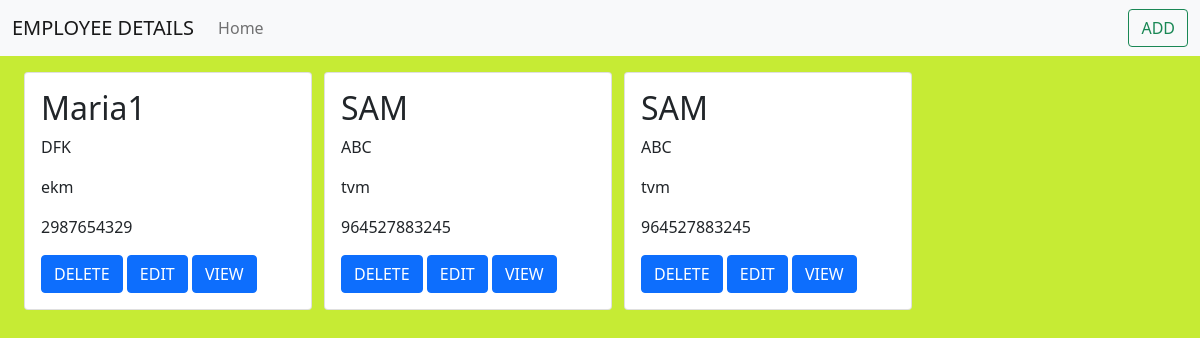
The page / on the database its author committed.
### app1/models.py (models this page shows, shortened)
class Student(models.Model):
    employee_name=models.CharField(max_length=20)
    category_name=models.ForeignKey(Category,on_delete=models.CASCADE)
    place=models.CharField(max_length=30)
    mobile_number=models.IntegerField()

class Category(models.Model):
    category_name=models.CharField(max_length=20)
    def __str__(self):
        return self.category_name

### app1/views.py (the view)
# urls.py: path('',views.view,name="view"),
def view(request):
    b=Student.objects.all()
    return render(request,'view.html',{'b':b})

### template/view.html
{% extends 'base.html' %}
{% load static %}
{% block content %}
<div class="container-mt-3 my-3 ms-4">
    <div class="row">
        {% for i in b %}
        <div class="col-sm-3">
            <div class="card" style="width: 18rem;">
  <div class="card-body">
      <h2 class="card-title">{{i.employee_name}}</h2>
      <p class="card-text">{{i.category_name}}</p>
    <p class="card-text">{{i.place}}</p>
    <p class="card-text">{{i.mobile_number}}</p>
      <a class="btn btn-primary" href="{% url 'app1:detail_delete' i.id %}">DELETE</a>
      <a class="btn btn-primary" href="{% url 'app1:add1' i.id %}">EDIT</a>
      <a class="btn btn-primary" href="{% url 'app1:view1' i.id %}">VIEW</a>
  </div>
</div>
        </div>{% endfor %}
    </div>
</div>
{% endblock %}

### template/base.html (shortened to what this page needs)
<!DOCTYPE html>
{% load static %}
<html lang="en">
<head>
    <link href="https://cdn.jsdelivr.net/npm/bootstrap@5.0.2/dist/css/bootstrap.min.css" rel="stylesheet">
    <link rel="stylesheet" href="{% static 'css/a.css' %}">
</head>
<body>
<nav class="navbar navbar-expand-lg navbar-light bg-light">
  <div class="container-fluid">
    <a class="navbar-brand" href="#">EMPLOYEE DETAILS</a>
    <div class="collapse navbar-collapse" id="navbarSupportedContent">
      <ul class="navbar-nav me-auto mb-2 mb-lg-0">
        <li class="nav-item">
          <a class="nav-link " aria-current="page" href="{% url 'app1:view' %}">Home</a>
        </li>
      </ul>
      <form class="d-flex">
        <a class="btn btn-outline-success" href="{% url 'app1:add' %}">ADD</a>
      </form>
    </div>
  </div>
</nav>
</body>
</html>
{% block content %}
{% endblock %}

### static/css/a.css (style rules this page uses)
body { background-color:#c6eb34; }

### rows shown on the page
Student: employee_name "Maria1", category_name "DFK", place "ekm", mobile_number "2987654329"
Student: employee_name "SAM", category_name "ABC", place "tvm", mobile_number "964527883245"
Student: employee_name "SAM", category_name "ABC", place "tvm", mobile_number "964527883245"
